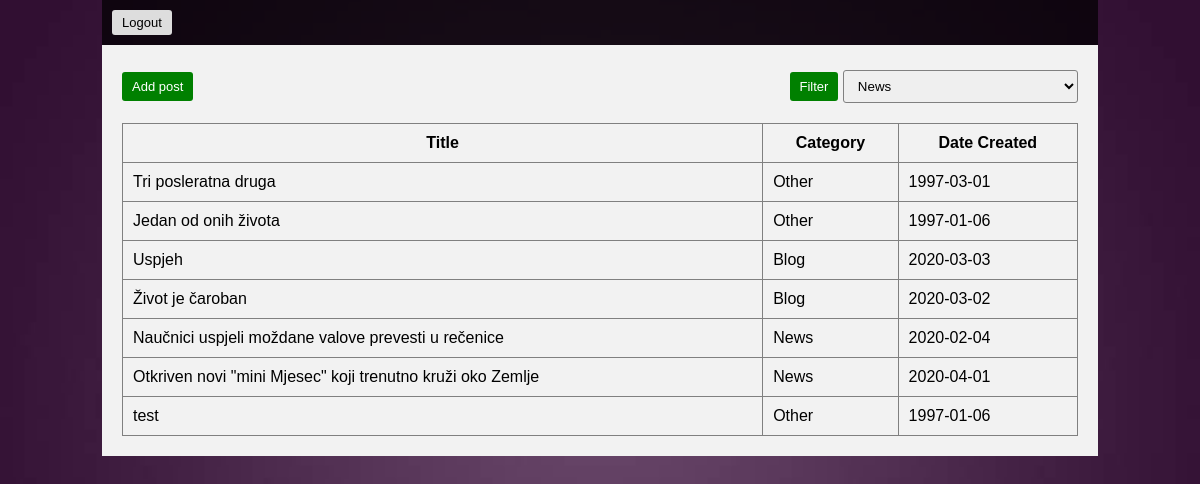
Screenshot of /dashboardUser.php (signed in) with the database file from the repository.
### tables this page shows
CREATE TABLE `posts` (
  `id` int(11) NOT NULL,
  `title` varchar(255) NOT NULL,
  `category` varchar(255) NOT NULL,
  `date_created` date NOT NULL,
  `image` varchar(255) NOT NULL,
  `content` longtext NOT NULL
);

### dashboardUser.php (the view, shortened to what this page needs)
<?php
		include'include/connection.inc.php';
		if(isset($_GET['filter'])){
			$category = $_GET['filter'];
			$sql = "SELECT * FROM posts WHERE category = $category";
			$result = mysqli_query($conn, $sql);
		}else{
			$sql = "SELECT * FROM posts";
			$result= mysqli_query($conn, $sql);
		}
?>
<!DOCTYPE html>
<html>
<head>
	<link rel="stylesheet" type="text/css" href="css/style.css">
</head>
<body>
	<nav>
		<div class="logout">
			<a href="logout.php">Logout</a>
		</div>
	</nav>
	<div class="container">
		<div class="left">
			<a class="addbutton" href="add_post_user.php">Add post</a>
		</div>
		<div class="right">
			<form action="" method="get">
				<input type="submit" name="filter" class="addbutton" value="Filter">
				<select name="filter">
					<option value="1">News</option>
				</select>
			</form>
		</div>
		<table>
			<tr>
				<th>Title</th>
				<th>Category</th>
				<th>Date Created</th>
			</tr>
			<?php while($row = mysqli_fetch_assoc($result)){ ?>
			<tr>
				<td><?php echo $row["title"]; ?></td>
				<td><?php echo ($row["category"] == 1) ? 'News' : (($row["category"] == 2) ? 'Blog' : 'Other'); ?></td>
				<td><?php echo $row["date_created"]; ?></td>
			</tr>
			<?php } ?>
		</table>
	</div>
</body>
</html>

### css/style.css (style rules this page uses)
body { width: 996px; margin: auto; display: table; font-family: sans-serif; background: url(../images/bg.jpg); background-repeat: no-repeat; background-attachment: fixed; background-position: center; background-size: cover; }
.container { background-color: #F2F2F2; padding: 20px; }
form { padding: 3em 2em; background: #F2F2F2; }
input, select { padding: 12px; border-radius: 3px; border: 1px solid gray; width: 235px; }
nav { background-color: #000000b3; padding: 10px; font-size: 13px; }
nav a { display: inline-block; color: #fff; padding: 5px; text-decoration: none; }
.navigation, .logout { width: 49.7%; display: inline-block; }
.logout a { padding: 5px 10px; background-color: #ddd; border-radius: 3px; color: #000; }
table { width: 100%; }
table, th, td { border: 1px solid gray; border-collapse: collapse; }
td, th { padding: 10px; }
.addbutton { background-color: green; text-decoration: none; color: #fff; padding: 7px 10px; border-radius: 3px; border: 0px; display: inline-block; font-size: 13px; }
.left, .right { display: inline-block; width: 49.76%; }
.right { text-align: right; }
.right select { padding: 7px 10px; }
.right input { width: auto; }
.right form { padding: 5px 0px 20px 0px; }

### rows the page displays
posts: title "Tri posleratna druga", category "Other", date_created "1997-03-01"
posts: title "Jedan od onih života", category "Other", date_created "1997-01-06"
posts: title "Uspjeh", category "Blog", date_created "2020-03-03"
posts: title "Život je čaroban", category "Blog", date_created "2020-03-02"
posts: title "Naučnici uspjeli moždane valove prevesti u rečenice", category "News", date_created "2020-02-04"
posts: title "Otkriven novi \"mini Mjesec\" koji trenutno kruži oko Zemlje", category "News", date_created "2020-04-01"
posts: title "test", category "Other", date_created "1997-01-06"
